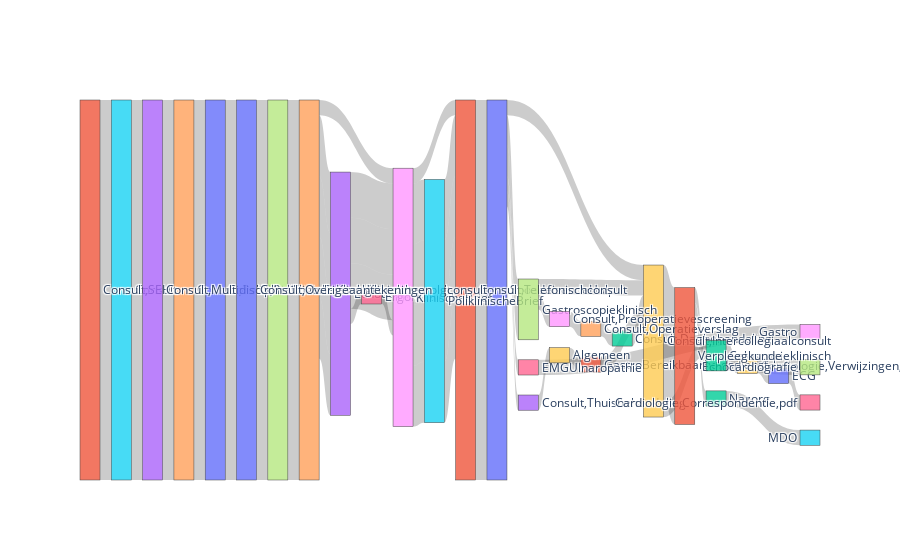

Here is the notebook cell this chart was saved with:
### Code cell
import plotly.graph_objects as go
from collections import Counter

# Step 1: Extract Sequences from event columns
event_columns = [col for col in feature_df.columns if 'concept:name' in col]  # Filter for event-related columns
sequences = []

# For each row in feature_df, extract the sequence of events
for _, row in feature_df.iterrows():
    events = [col.split('concept:name_')[1] for col in event_columns if row[col] == 1.0]  # Get events with 1.0 value
    sequences.append('->'.join(events))  # Join events into a sequence

# Step 2: Add sequences to the dataframe (this will be useful for visualization)
feature_df['Sequence'] = sequences

# Step 3: Get the most common sequence per cluster 
cluster_sequences = feature_df.groupby("Cluster")["Sequence"].agg(lambda x: x.mode()[0])

# Step 4: Count the occurrences of each sequence (for Sankey diagram links)
cluster_counts = Counter(cluster_sequences)

# Step 5: Prepare data for Sankey diagram (convert sequences into sources and targets)
sources, targets = [], []

for trace in cluster_sequences.values:
    print('trace:', trace)
    steps = trace.split("->")  # Split sequence into individual steps
    for i in range(len(steps) - 1):
        sources.append(steps[i])
        targets.append(steps[i + 1])

# Convert sources and targets to indices (for Sankey diagram nodes)
all_nodes = list(set(sources + targets))  # All unique nodes (steps)
source_indices = [all_nodes.index(s) for s in sources]
target_indices = [all_nodes.index(t) for t in targets]

# Step 6: Count the frequency of each link (source -> target pair)
link_counts = Counter(zip(sources, targets))
values = [link_counts[(source, target)] for source, target in zip(sources, targets)]

# Step 7: Create the Sankey diagram
fig = go.Figure(go.Sankey(
    node=dict(label=all_nodes),
    link=dict(source=source_indices, target=target_indices, value=values)
))

fig.show()

### Figure 1 — Plotly figure (JSON) as saved in the notebook; plotly's stock layout.template omitted (floating-point values rounded to 4 significant figures)
{"data": [{"link": {"source": [21, 5, 23, 4, 20, 30, 7, 14, 3, 6, 8, 15, 1, 0, 16, 21, 5, 23, 4, 20, 30, 7, 14, 3, 8, 15, 1, 0, 27, 28, 24, 2, 19, 21, 5, 23, 4, 20, 30, 7, 14, 3, 8, 15, 1, 0, 13, 29, 11, 19, 22, 21, 5, 23, 4, 20, 30, 7, 14, 8, 1, 0, 19, 31, 12, 21, 5, 23, 4, 20, 30, 7, 14, 3, 8, 15, 1, 0, 27, 19, 31, 22, 9, 10], "target": [5, 23, 4, 20, 30, 7, 14, 3, 6, 8, 15, 1, 0, 16, 18, 5, 23, 4, 20, 30, 7, 14, 3, 8, 15, 1, 0, 27, 28, 24, 2, 19, 31, 5, 23, 4, 20, 30, 7, 14, 3, 8, 15, 1, 0, 13, 29, 11, 19, 22, 17, 5, 23, 4, 20, 30, 7, 14, 8, 1, 0, 19, 31, 12, 25, 5, 23, 4, 20, 30, 7, 14, 3, 8, 15, 1, 0, 27, 19, 31, 22, 9, 10, 26], "value": [5, 5, 5, 5, 5, 5, 5, 4, 1, 1, 4, 4, 5, 1, 1, 5, 5, 5, 5, 5, 5, 5, 4, 3, 4, 4, 5, 2, 1, 1, 1, 1, 3, 5, 5, 5, 5, 5, 5, 5, 4, 3, 4, 4, 5, 1, 1, 1, 1, 1, 1, 5, 5, 5, 5, 5, 5, 5, 1, 1, 5, 1, 3, 1, 1, 5, 5, 5, 5, 5, 5, 5, 4, 3, 4, 4, 5, 2, 1, 3, 1, 1, 1, 1]}, "node": {"label": ["SpoedeisendeHulp", "Consult,Telefonischconsult", "Consult,Dagbehandeling", "Echodoppler", "Consult,Polikliniek:eersteconsult", "Consult", "Ergometrie", "Consult,Kliniek:eersteconsult", "KlinischeBrief", "Cardiologie,Verwijzingen,pdf", "ECG", "GastroBereikbaarheidsdienst", "Nazorg", "Consult,Thuisbehandeling", "Consult,Kliniek:vervolgconsult", "PoliklinischeBrief", "EMGUlnaropathie", "Echocardiografie", "Gastro", "Consult,Intercollegiaalconsult", "Consult,Polikliniek:vervolgconsult", "Consult,SEH", "Coloscopieklinisch", "Consult,Multidisciplinairoverleg", "Consult,Operatieverslag", "MDO", "Cardiologie,Correspondentie,pdf", "Gastroscopieklinisch", "Consult,Preoperatievescreening", "Algemeen", "Consult,Overigeaantekeningen", "Verpleegkunde"]}, "type": "sankey"}], "layout": {}}
